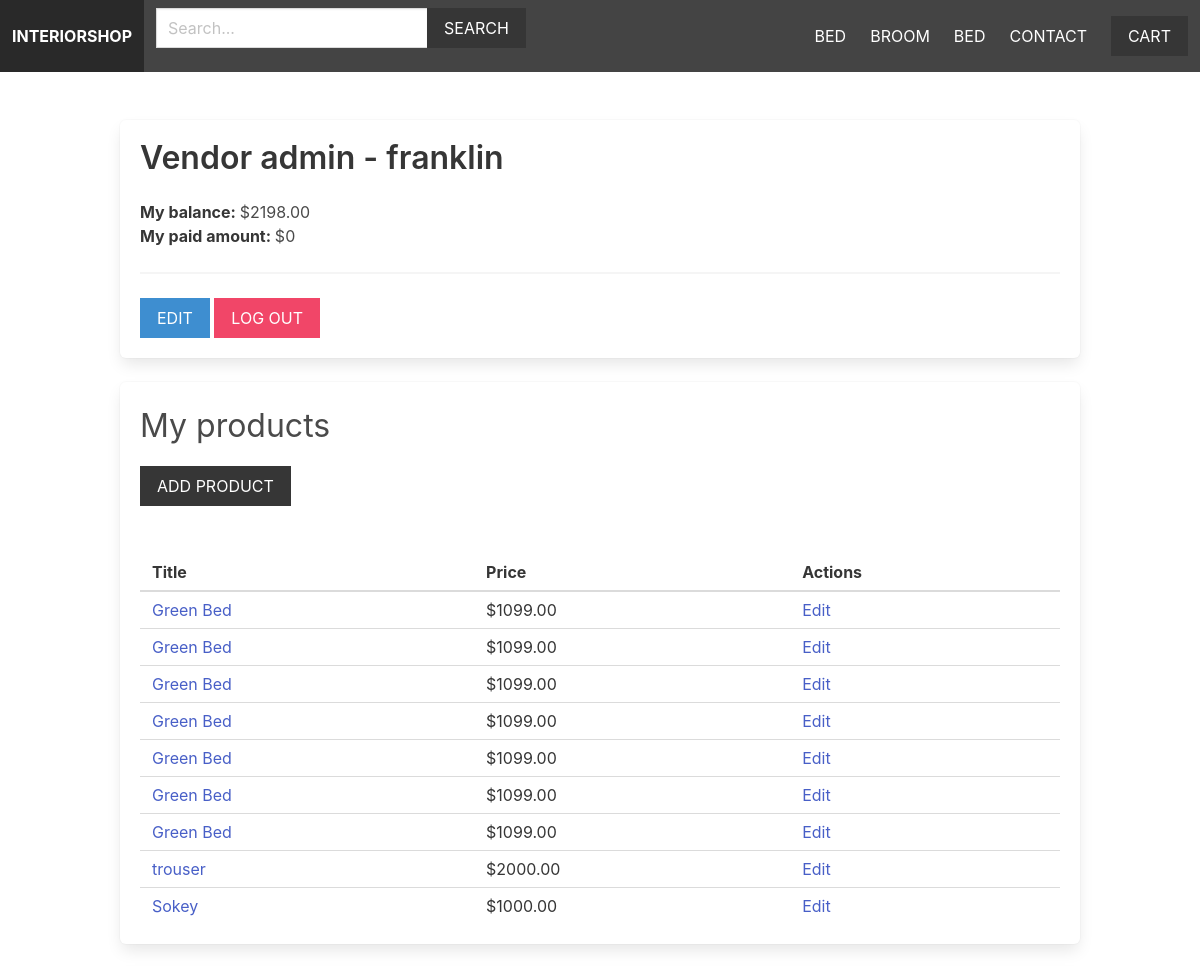
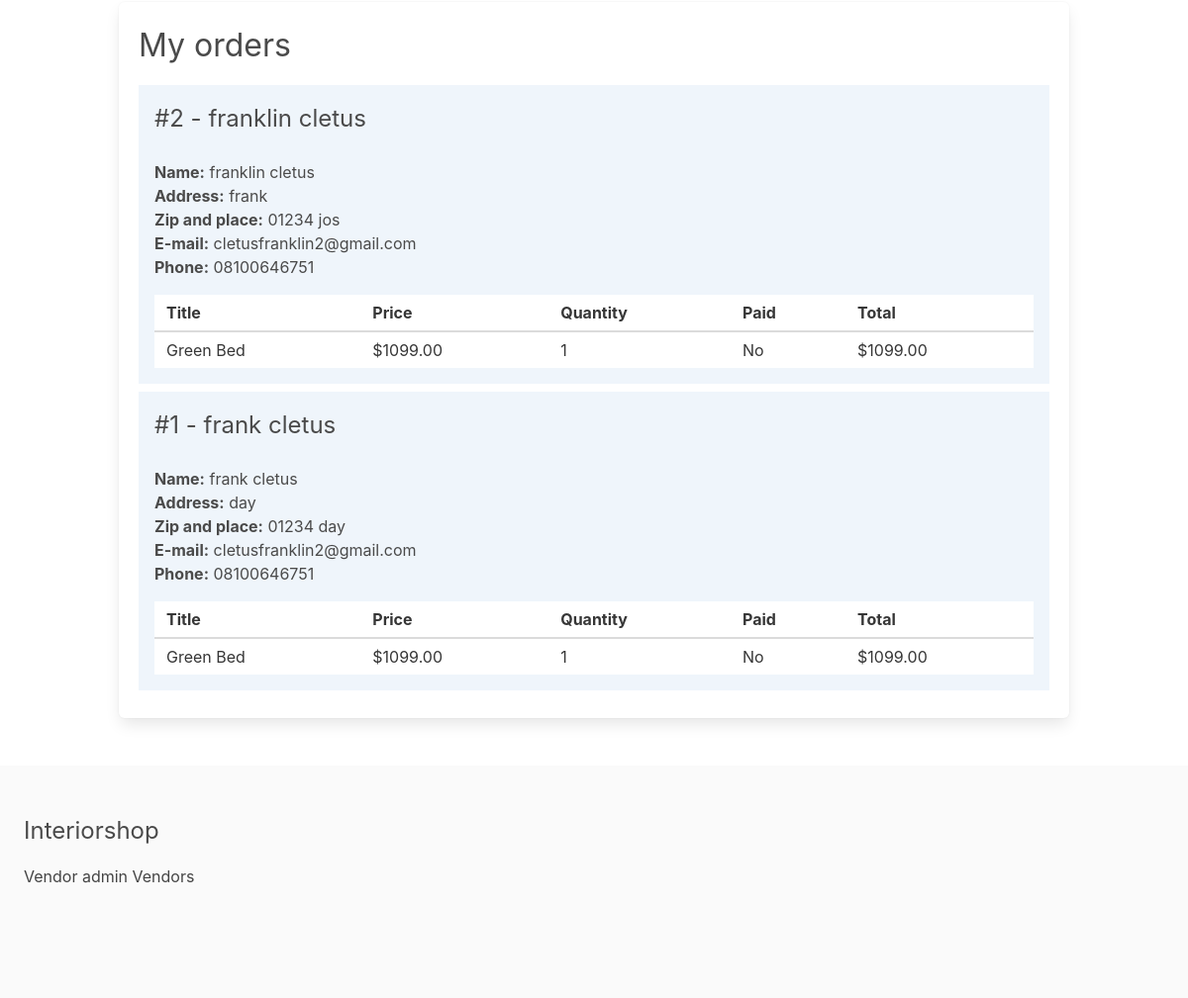
Screenshot of /vendors/vendor-admin/ (signed in) with the database file from the repository (2 pictures, top to bottom).
### apps/product/models.py (models this page shows, shortened)
class Category(models.Model):
    title = models.CharField(max_length=255)
    slug = models.SlugField(max_length=255)
    ordering = models.IntegerField(default=0)
    class Meta:
        ordering = ['ordering']

class Product(models.Model):
    category = models.ForeignKey(Category, related_name='products', on_delete=models.CASCADE)
    vendor = models.ForeignKey(Vendor, related_name='products', on_delete=models.CASCADE)
    title = models.CharField(max_length=255)
    slug = models.SlugField(max_length=255)
    description = models.TextField(blank=True, null=True)
    price = models.DecimalField(max_digits=6, decimal_places=2)
    date_added = models.DateTimeField(auto_now_add=True)
    image = models.ImageField(upload_to='uploads/', blank=True, null=True)
    thumbnail = models.ImageField(upload_to='uploads/', blank=True, null=True)
    class Meta:
        ordering = ['-date_added']

### apps/vendor/models.py (models this page shows, shortened)
class Vendor(models.Model):
    name = models.CharField(max_length=255)
    created_at = models.DateTimeField(auto_now_add=True)
    created_by = models.OneToOneField(User, related_name='vendor', on_delete=models.CASCADE)
    class Meta:
        ordering = ['name']
    def get_balance(self):
        items = self.items.filter(vendor_paid=False, order__vendors__in=[self.id])
        return sum((item.product.price * item.quantity) for item in items)
    def get_paid_amount(self):
        items = self.items.filter(vendor_paid=True, order__vendors__in=[self.id])
        return sum((item.product.price * item.quantity) for item in items)

### apps/order/models.py (models this page shows, shortened)
class OrderItem(models.Model):
    order = models.ForeignKey(Order, related_name='items', on_delete=models.CASCADE)
    product = models.ForeignKey(Product, related_name='items', on_delete=models.CASCADE)
    vendor = models.ForeignKey(Vendor, related_name='items', on_delete=models.CASCADE)
    vendor_paid = models.BooleanField(default=False)
    price = models.DecimalField(max_digits=8, decimal_places=2)
    quantity = models.IntegerField(default=1)
    def get_total_price(self):
        return self.price * self.quantity

class Order(models.Model):
    first_name = models.CharField(max_length=100)
    last_name = models.CharField(max_length=100)
    email = models.CharField(max_length=100)
    address = models.CharField(max_length=100)
    zipcode = models.CharField(max_length=100)
    place = models.CharField(max_length=100)
    phone = models.CharField(max_length=100)
    created_at = models.DateTimeField(auto_now_add=True)
    paid_amount = models.DecimalField(max_digits=8, decimal_places=2)
    vendors = models.ManyToManyField(Vendor, related_name='orders')
    class Meta:
        ordering = ['-created_at']

### apps/vendor/views.py (the view)
# urls.py: path('vendor-admin/', views.vendor_admin, name='vendor_admin'),
@login_required
def vendor_admin(request):
    vendor = request.user.vendor
    products = vendor.products.all()
    orders = vendor.orders.all()
    for order in orders:
        order.vendor_amount = 0
        order.vendor_paid_amount = 0
        order.fully_paid = True
        for item in order.items.all():
            if item.vendor == request.user.vendor:
                if item.vendor_paid:
                    order.vendor_paid_amount += item.get_total_price()
                else:
                    order.vendor_amount += item.get_total_price()
                    order.fully_paid = False
    return render(request, 'vendor/vendor_admin.html', {'vendor': vendor, 'products': products, 'orders': orders})

### apps/cart/cart.py (called while the page is built)
    def __len__(self):
        return sum(item['quantity'] for item in self.cart.values())

### apps/cart/context_processors.py (called while the page is built)
def cart(request):
    return {'cart': Cart(request)}

### apps/product/context_processors.py (called while the page is built)
def menu_categories(request):
    categories = Category.objects.all()
    return {'menu_categories': categories}

### apps/vendor/templates/vendor/vendor_admin.html (shortened to what this page needs)
{% extends 'core/base.html' %}
{% block content %}
    <div class="box">
        <h1 class="title">Vendor admin - {{ vendor.name }}</h1>
        <strong>My balance: </strong>${{ vendor.get_balance }}<br>
        <strong>My paid amount: </strong>${{ vendor.get_paid_amount }}
        <hr>
        <a href="{% url 'edit_vendor' %}" class="button is-info is-uppercase">Edit</a>
        <a href="{% url 'logout' %}" class="button is-danger is-uppercase">Log out</a>
    </div>
    <div class="box">
        <h2 class="is-size-3 mb-4">My products</h2>
        <a href="{% url 'add_product' %}" class="button is-dark is-uppercase mb-6">Add product</a>
        {% if products %}
            <table class="table is-fullwidth">
                <thead>
                    <tr>
                        <th>Title</th>
                        <th>Price</th>
                        <th>Actions</th>
                    </tr>
                </thead>
                <tbody>
                    {% for product in products %}
                        <tr>
                            <td><a href="{% url 'product' product.category.slug product.slug %}">{{ product.title }}</a></td>
                            <td>${{ product.price }}</td>
                            <td><a href="{% url 'edit_product' product.id %}">Edit</a></td>
                        </tr>
                    {% endfor %}
                </tbody>
            </table>
        {% else %}
            <p>You don't have any products yet...</p>
        {% endif %}
    </div>
    <div class="box">
        <h2 class="is-size-3 mb-4">My orders</h2>
        {% if orders %}
            {% for order in orders %}
                <div class="{% if order.fully_paid %}has-background-success-light{% else %}has-background-info-light{% endif %} mb-2 p-4">
                    <div class="columns is-multiline">
                        <div class="column is-6">
                            <h3 class="is-size-4">#{{ order.id }} - {{ order.first_name }} {{ order.last_name }}</h3>
                        </div>
                        <div class="column is-12">
                            <b>Name:</b> {{ order.first_name }} {{ order.last_name }}<br>
                            <b>Address:</b> {{ order.address }}<br>
                            <b>Zip and place:</b> {{ order.zipcode }} {{ order.place }}<br>
                            <b>E-mail:</b> {{ order.email }}<br>
                            <b>Phone:</b> {{ order.phone }}
                            <table class="table is-fullwidth mt-4">
                                <thead>
                                    <tr>
                                        <th>Title</th>
                                        <th>Price</th>
                                        <th>Quantity</th>
                                        <th>Paid</th>
                                        <th>Total</th>
                                    </tr>
                                </thead>
                                <tbody>
                                    {% for item in order.items.all %}
                                        {% if item.vendor == request.user.vendor %}
                                            <tr>
                                                <td>{{ item.product.title }}</td>
                                                <td>${{ item.product.price }}</td>
                                                <td>{{ item.quantity }}</td>
                                                <td>{{ item.vendor_paid|yesno:"Yes,No" }}</td>
                                                <td>${{ item.get_total_price }}</td>
                                            </tr>
                                        {% endif %}
                                    {% endfor %}
                                </tbody>
                            </table>
                        </div>
                    </div>
                </div>
            {% endfor %}
        {% endif %}
    </div>
{% endblock %}

### apps/core/templates/core/base.html (shortened to what this page needs)
{% load static %}
<html lang="en">
  <head>
    <link
      rel="stylesheet"
      href="https://cdn.jsdelivr.net/npm/bulma@0.9.4/css/bulma.min.css"
    />
    <link rel="stylesheet" href="{% static 'styles/main.css' %}" />
  </head>
  <body>
    <nav class="navbar is-dark">
      <div class="navbar-brand">
        <a href="/" class="navbar-item"><strong>Interiorshop</strong></a>
      </div>
      <div class="navbar-menu" id="main-navbar">
          <div class="navbar-start">
            <div class="navbar-item">
                <form method="get" action="{% url 'search' %}">
                    <div class="field has-addons">
                        <div class="control">
                            <input type="text" class="input" placeholder="Search..." name="query">
                        </div>
                        <div class="control">
                            <button class="button is-dark is-uppercase">Search</button>
                        </div>
                    </div>
                </form>
            </div>
        </div>
        <div class="navbar-end">
          {% for category in menu_categories %}
              <a href="{% url 'category' category.slug %}" class="navbar-item">{{ category.title }}</a>
          {% endfor %}
          <a href="{% url 'contact' %}" class="navbar-item">Contact</a>
          <div class="navbar-item">
            <a href="{% url 'cart' %}" class="button is-dark">Cart{% if cart %} ({{ cart|length }}){% endif %}</a>
          </div>
        </div>
      </div>
    </nav>
    <section class="section">
      <div class="container">{% block content %} {% endblock %}</div>
    </section>
    <footer class="footer">
      <h3 class="is-size-4 mb-4">Interiorshop</h3>
      {% if request.user.is_authenticated %}
      <a href="{% url 'vendor_admin' %}">Vendor admin</a>
      {% else %}
      <a href="{% url 'become_vendor' %}">Become vendor</a>
      {% endif %}
      <a href="{% url 'vendors' %}">Vendors</a>
    </footer>
  </body>
</html>

### static/styles/main.css (style rules this page uses)
.navbar { text-transform: uppercase; }
.navbar.is-dark { background: #444; }
.footer a { margin-bottom: 15px; display: inline-block; color: #444; }
.input, .button { border-radius: 0; }

### rows the page displays
Category: title "BED"
Category: title "BROOM"
Category: title "BED"
Vendor: name "franklin", get_balance "2198.00", get_paid_amount "0"
Product: title "Green Bed", price "1099.00"
Product: title "Green Bed", price "1099.00"
Product: title "Green Bed", price "1099.00"
Product: title "Green Bed", price "1099.00"
Product: title "Green Bed", price "1099.00"
Product: title "Green Bed", price "1099.00"
Product: title "Green Bed", price "1099.00"
Product: title "trouser", price "2000.00"
Product: title "Sokey", price "1000.00"
Order: id "2", first_name "franklin", last_name "cletus", address "frank", zipcode "01234", place "jos", email "cletusfranklin2@gmail.com", phone "08100646751"
OrderItem: product "Green Bed", product.price "1099.00", quantity "1", vendor_paid "No", get_total_price "1099.00"
Order: id "1", first_name "frank", last_name "cletus", address "day", zipcode "01234", place "day", email "cletusfranklin2@gmail.com", phone "08100646751"
OrderItem: product "Green Bed", product.price "1099.00", quantity "1", vendor_paid "No", get_total_price "1099.00"
